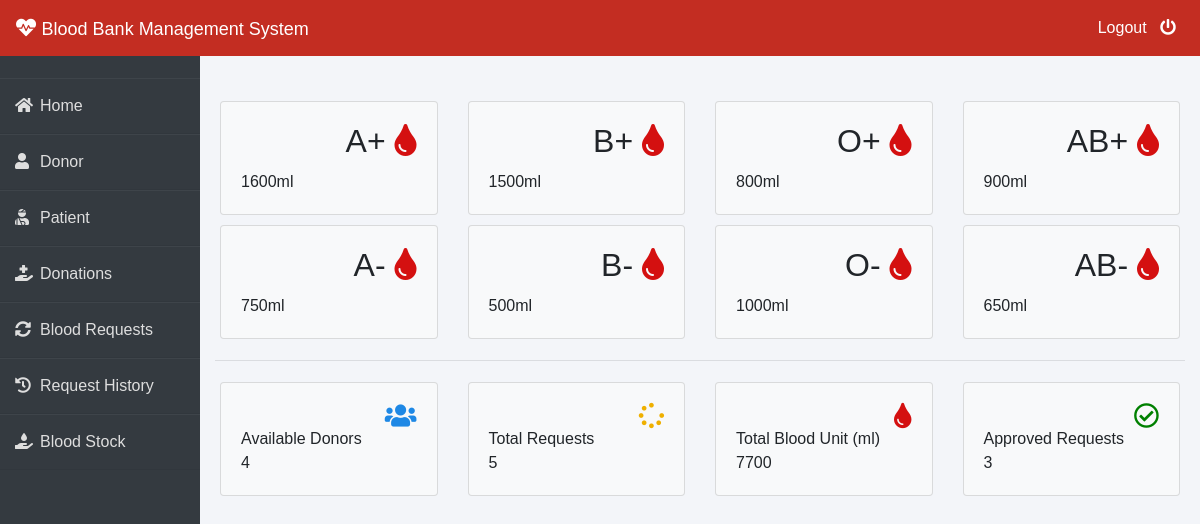
Screenshot of /admin-dashboard (signed in) with the database file from the repository.
### blood/models.py (models this page shows, shortened)
class Stock(models.Model):
    bloodgroup=models.CharField(max_length=10)
    unit=models.PositiveIntegerField(default=0)

### blood/views.py (the view)
# urls.py: path('admin-dashboard', views.admin_dashboard_view,name='admin-dashboard'),
@login_required(login_url='adminlogin')
def admin_dashboard_view(request):
    totalunit=models.Stock.objects.aggregate(Sum('unit'))
    dict={
        'A1':models.Stock.objects.get(bloodgroup="A+"),
        'A2':models.Stock.objects.get(bloodgroup="A-"),
        'B1':models.Stock.objects.get(bloodgroup="B+"),
        'B2':models.Stock.objects.get(bloodgroup="B-"),
        'AB1':models.Stock.objects.get(bloodgroup="AB+"),
        'AB2':models.Stock.objects.get(bloodgroup="AB-"),
        'O1':models.Stock.objects.get(bloodgroup="O+"),
        'O2':models.Stock.objects.get(bloodgroup="O-"),
        'totaldonors':dmodels.Donor.objects.all().count(),
        'totalbloodunit':totalunit['unit__sum'],
        'totalrequest':models.BloodRequest.objects.all().count(),
        'totalapprovedrequest':models.BloodRequest.objects.all().filter(status='Approved').count()
    }
    return render(request,'blood/admin_dashboard.html',context=dict)

### templates/blood/admin_dashboard.html
{% extends 'blood/adminbase.html' %}
{% block content %}
<br><br>
<div class="container">
    <div class="row">
        <div class="col-sm-3">
          <div class="card bg-light">
            <div class="card-body">
                <div class="blood">
                    <h2>A+ <i class="fas fa-tint" ></i></h2>
                </div><br><br>
                <div>
                    {{A1.unit}}ml
                </div>
            </div>
          </div>
        </div>
        <div class="col-sm-3">
            <div class="card bg-light">
                <div class="card-body">
                    <div class="blood">
                        <h2>B+ <i class="fas fa-tint"></i></h2>
                    </div><br><br>
                    <div>
                      {{B1.unit}}ml
                    </div>
                </div>
              </div>
        </div>
        <div class="col-sm-3">
            <div class="card bg-light">
                <div class="card-body">
                    <div class="blood">
                        <h2>O+ <i class="fas fa-tint"></i></h2>
                    </div><br><br>
                    <div>
                      {{O1.unit}}ml
                    </div>
                </div>
              </div>
          </div>
          <div class="col-sm-3">
            <div class="card bg-light">
                <div class="card-body">
                    <div class="blood">
                        <h2>AB+ <i class="fas fa-tint"></i></h2>
                    </div><br><br>
                    <div>
                      {{AB1.unit}}ml
                    </div>
                </div>
              </div>
          </div>
      </div>
      <div class="row">
        <div class="col-sm-3">
          <div class="card bg-light">
            <div class="card-body">
                <div class="blood">
                    <h2>A- <i class="fas fa-tint"></i></h2>
                </div><br><br>
                <div>
                  {{A2.unit}}ml
                </div>
            </div>
          </div>
        </div>
        <div class="col-sm-3">
            <div class="card bg-light">
                <div class="card-body">
                    <div class="blood">
                        <h2>B- <i class="fas fa-tint"></i></h2>
                    </div><br><br>
                    <div>
                      {{B2.unit}}ml
                    </div>
                </div>
              </div>
        </div>
        <div class="col-sm-3">
            <div class="card bg-light">
                <div class="card-body">
                    <div class="blood">
                        <h2>O- <i class="fas fa-tint"></i></h2>
                    </div><br><br>
                    <div>
                      {{O2.unit}}ml
                    </div>
                </div>
              </div>
          </div>
          <div class="col-sm-3">
            <div class="card bg-light">
                <div class="card-body">
                    <div class="blood">
                        <h2>AB- <i class="fas fa-tint"></i></h2>
                    </div><br><br>
                    <div>
                      {{AB2.unit}}ml
                    </div>
                </div>
              </div>
          </div>
      </div>
<hr>
    <div class="row">
      <div class="col-sm-3">
        <div class="card bg-light">
          <div class="card-body">
              <div class="blood">
                  <i class="fas fa-users" style="color: #1e88e5;"></i>
              </div><br>
              <div>
                  Available Donors <br>
                  {{totaldonors}}
              </div>
          </div>
        </div>
      </div>
      <div class="col-sm-3">
          <div class="card bg-light">
              <div class="card-body">
                  <div class="blood">
                      <i class="fas fa-spinner" style="color:#efb000;"></i>
                  </div><br>
                  <div>
                      Total Requests <br>
                     {{totalrequest}}
                  </div>
              </div>
            </div>
      </div>
        <div class="col-sm-3">
          <div class="card bg-light">
              <div class="card-body">
                  <div class="blood">
                      <i class="fas fa-tint xyz" style="color:#d41010;"></i>
                  </div><br>
                  <div>
                      Total Blood Unit (ml) <br>
                      {{totalbloodunit}}
                  </div>
              </div>
            </div>
        </div>
        <div class="col-sm-3">
            <div class="card bg-light">
                <div class="card-body">
                    <div class="blood">
                        <i class="far fa-check-circle" style="color:green;"></i>
                    </div><br>
                    <div>
                        Approved Requests <br>
                        {{totalapprovedrequest}}
                    </div>
                </div>
              </div>
          </div>
    </div>
</div>
{% endblock content %}

### templates/blood/adminbase.html (style rules this page uses)
.row { padding: 5px; }
.fa-tint { color: #d41010 }
.blood { float: right; }
.fa-users { color: blue; font-size: 3ex; }
.fa-spinner { color: blue; font-size: 3ex; }
.fa-check-circle { color: blue; font-size: 3ex; }
.xyz { color: blue; font-size: 3ex; }
* { margin: 0; padding: 0; box-sizing: border-box; list-style: none; text-decoration: none; font-family: 'Josefin Sans', sans-serif; }
body { background-color: #f3f5f9; }

### rows the page displays
Stock: unit "1600"
Stock: unit "1500"
Stock: unit "800"
Stock: unit "900"
Stock: unit "750"
Stock: unit "500"
Stock: unit "1000"
Stock: unit "650"

### other values shown
{{ totaldonors }} "4"
{{ totalrequest }} "5"
{{ totalbloodunit }} "7700"
{{ totalapprovedrequest }} "3"
